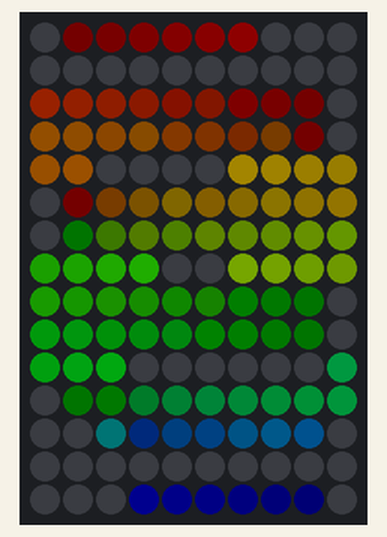
The sketch below on a simulated Arduino Uno, built with avr-gcc and run on an emulated ATmega328P. On the bench: 10×15 RGB LED matrix (first LED top left, wired row by row). Dim RGB values are drawn brighter than linear.

Above: at 0.18 s.
At 6.47 s:
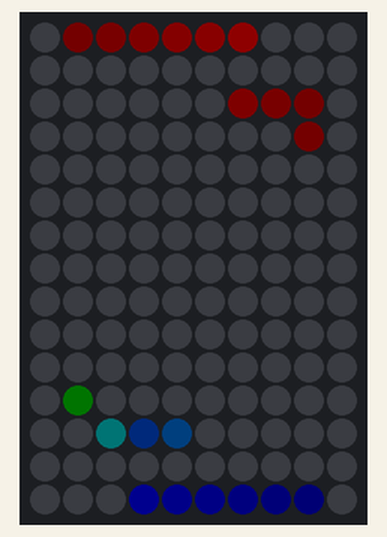
At 9.49 s:
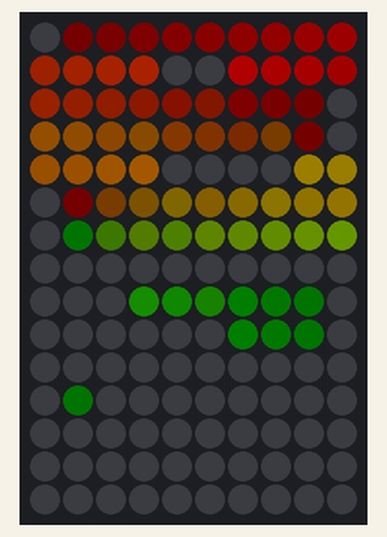
At 18.77 s:
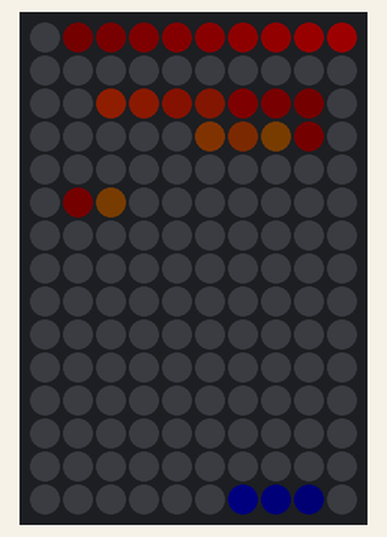
At 27.39 s:
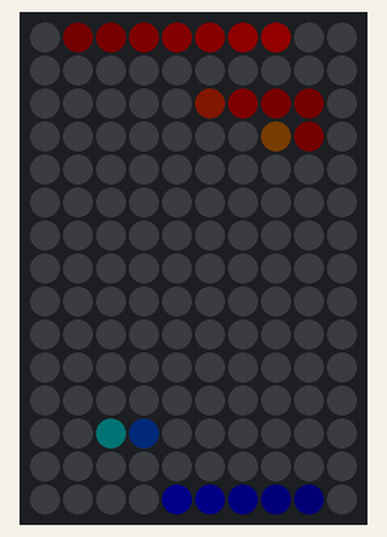
At 39.71 s:
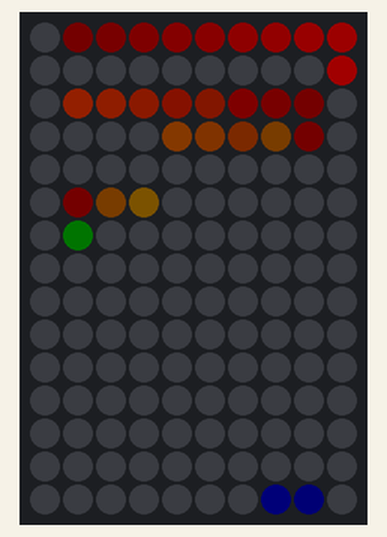

The sketch:

sketch_sep12a.ino
```cpp
#include <FastLED.h>

#define DATA_PIN  18          // use a 5V level shifter
#define WIDTH     10
#define HEIGHT    15
#define NUM_LEDS  (WIDTH*HEIGHT)
#define BRIGHTNESS 64         // cap to reduce current
#define COLOR_ORDER GRB
#define LED_TYPE   WS2812B

CRGB leds[NUM_LEDS];
uint8_t levels[WIDTH];        // 0..HEIGHT per column

// serpentine wiring: col0 bottom->top, col1 top->bottom, ...
static inline uint16_t XY(uint8_t x, uint8_t y){
  if (x & 1) return x*HEIGHT + (HEIGHT-1 - y); // odd column reversed
  return x*HEIGHT + y;                          // even column forward
}

void drawBars(){
  for(uint8_t x=0; x<WIDTH; x++){
    uint8_t h = levels[x] > HEIGHT ? HEIGHT : levels[x];
    for(uint8_t y=0; y<HEIGHT; y++){
      // gradient: low rows dim, high rows bright; hue by column
      uint8_t v = (y < h) ? scale8(255, (y+1)*255/HEIGHT) : 0;
      leds[XY(x, y)] = CHSV(map(x,0,WIDTH-1,0,160), 255, v);
    }
  }
}

void setup(){
  FastLED.addLeds<LED_TYPE, DATA_PIN, COLOR_ORDER>(leds, NUM_LEDS);
  FastLED.setBrightness(BRIGHTNESS);
  FastLED.clear(true);
}

void loop(){
  // --- demo filler: fake audio levels ---
  static uint16_t t=0; t++;
  for(uint8_t x=0;x<WIDTH;x++){
    // simple moving peak for demo; replace with real audio
    float s = 0.5f + 0.5f*sin( (t*0.05f) + x*0.35f );
    levels[x] = (uint8_t)(s * HEIGHT);
  }
  // --------------------------------------

  drawBars();
  FastLED.show();
  FastLED.delay(16); // ~60 FPS
}
```
